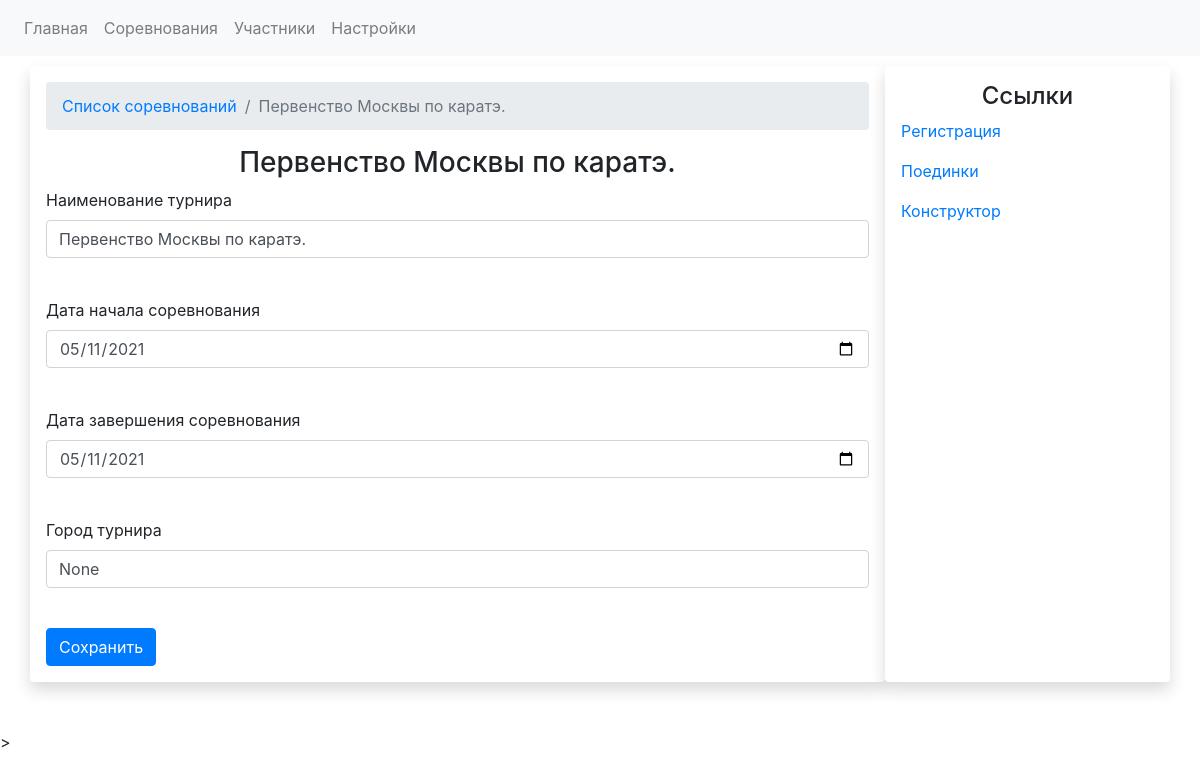
The app's page /competitions/1, older data.
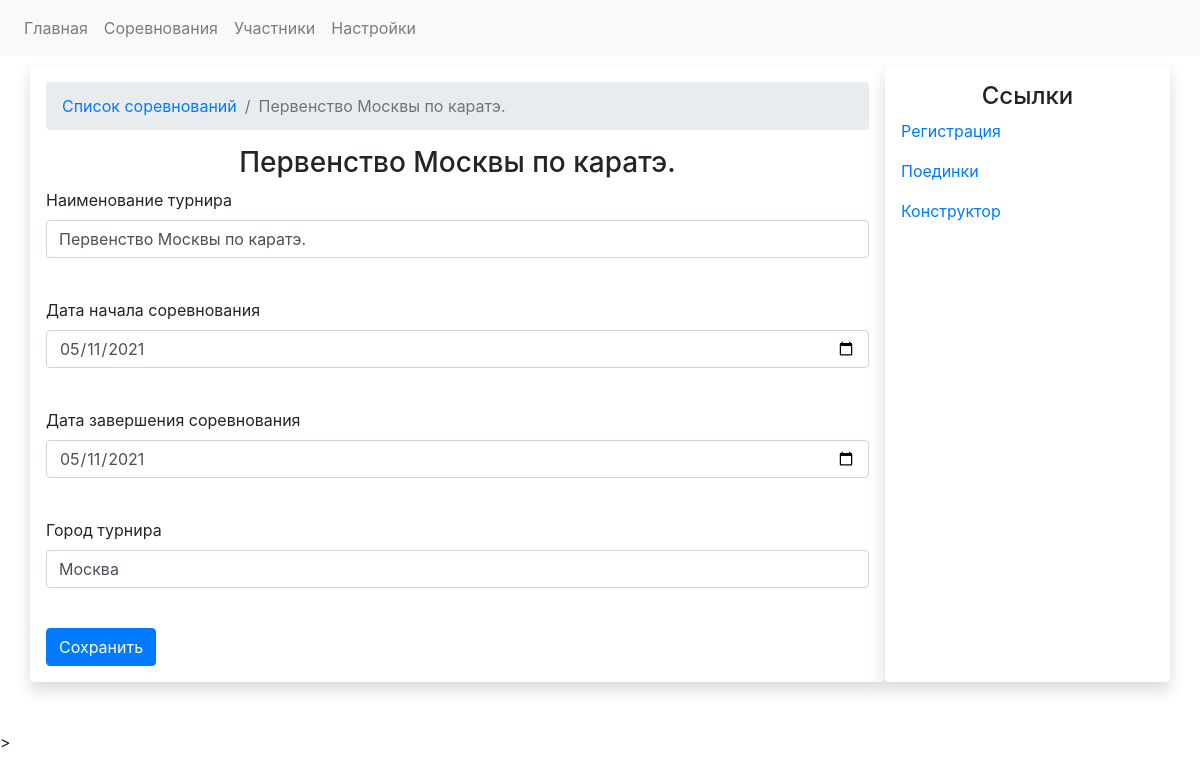
The same page, newer data.
### app.py (models this page shows)
class CompetitionsDB(db.Model):
    competition_id = db.Column(db.Integer, primary_key=True)
    competition_name = db.Column(db.String)
    competition_date_start = db.Column(db.Date, default=datetime.utcnow)
    competition_date_finish = db.Column(db.Date, default=datetime.utcnow)
    competition_city = db.Column(db.String)
    competition_fights = db.relationship('FightsDB', backref='competition', lazy='dynamic')
    registrations = db.relationship('RegistrationDB', backref='competition')

### app.py (the view, shortened to what this page needs)
@app.route('/competitions/<int:competition_id>', methods=["POST", "GET"])
def competition_view(competition_id):
    competition_data = CompetitionsDB.query.get(competition_id)
    form = CompetitionForm()
    return render_template('competition.html', competition_data = competition_data, form=form)

### forms.py
class CompetitionForm(FlaskForm):
    competition_name_form = StringField('Наименование турнира', validators=[validators.required()])
    competition_date_start = DateField('Дата начала соревнования', format = '%Y-%m-%d',validators=[validators.required()])
    competition_date_finish = DateField('Дата завершения соревнования', format = '%Y-%m-%d',validators=[validators.required()])
    competition_city =  StringField('Город турнира', validators=[validators.required()])
    submit = SubmitField('Сохранить')

### templates/competition.html (shortened to what this page needs)
{% extends "base.html" %}
{% block head %}
    <link rel="stylesheet" type="text/css" href="https://cdnjs.cloudflare.com/ajax/libs/twitter-bootstrap/4.5.2/css/bootstrap.css">
{% endblock %}
{% block content %}
    <div class="container" style="margin-top: 10px">
            <div class="row">
            <div class="col-lg-9 shadow p-3 mb-5 bg-white rounded">
                <nav aria-label="breadcrumb">
                  <ol class="breadcrumb">
                    <li class="breadcrumb-item"><a href="{{url_for('competitions')}}">Список соревнований</a></li>
                    <li class="breadcrumb-item active" aria-current="page">{{ competition_data.competition_name }}</li>
                  </ol>
                </nav>
                <div class="row justify-content-center">
                    <h3>{{ competition_data.competition_name }}</h3>
                </div>
                <form method="POST" action="{{ url_for('competition_view', competition_id = competition_data.competition_id) }}">
                        <div class="form-group">
                            {{ form.competition_name_form.label }}
                            {{ form.competition_name_form (class ='form-control', value = competition_data.competition_name)}}
                        <br>
                        </div>
                        <div class="form-group">
                            {{ form.competition_date_start.label }}
                            {{ form.competition_date_start (class ='form-control', type="date", value = competition_data.competition_date_start)}}
                        <br>
                        </div>
                        <div class="form-group">
                            {{ form.competition_date_finish.label }}
                            {{ form.competition_date_finish (class ='form-control', type="date", value = competition_data.competition_date_finish)}}
                        <br>
                        </div>
                         <div class="form-group">
                            {{ form.competition_city.label }}
                            {{ form.competition_city (class ='form-control', type="text", value = competition_data.competition_city)}}
                        <br>
                        </div>
                         {{ form.submit (class ='btn btn-primary')}}
                  </form>
            </div>
            <div class="col-lg-3 shadow p-3 mb-5 bg-white rounded">
                    <h4 style="text-align: center">Ссылки</h4>
                <p><a href="{{url_for('registration', competition_id = competition_data.competition_id)}}">Регистрация</a></p>
                <p><a href="{{url_for('competition_fights_view', comp_id = competition_data.competition_id)}}">Поединки</a></p>
                <p><a href="{{url_for('fight_constructor', comp_id = competition_data.competition_id)}}">Конструктор</a></p>
            </div>
        </div>
    </div>
<script src="https://ajax.googleapis.com/ajax/libs/jquery/3.5.1/jquery.min.js"></script>>
{% endblock %}

Row changes from the older to the newer data that the page shows:
changed CompetitionsDB "Первенство Москвы по каратэ.": competition_city "None" → "Москва"
